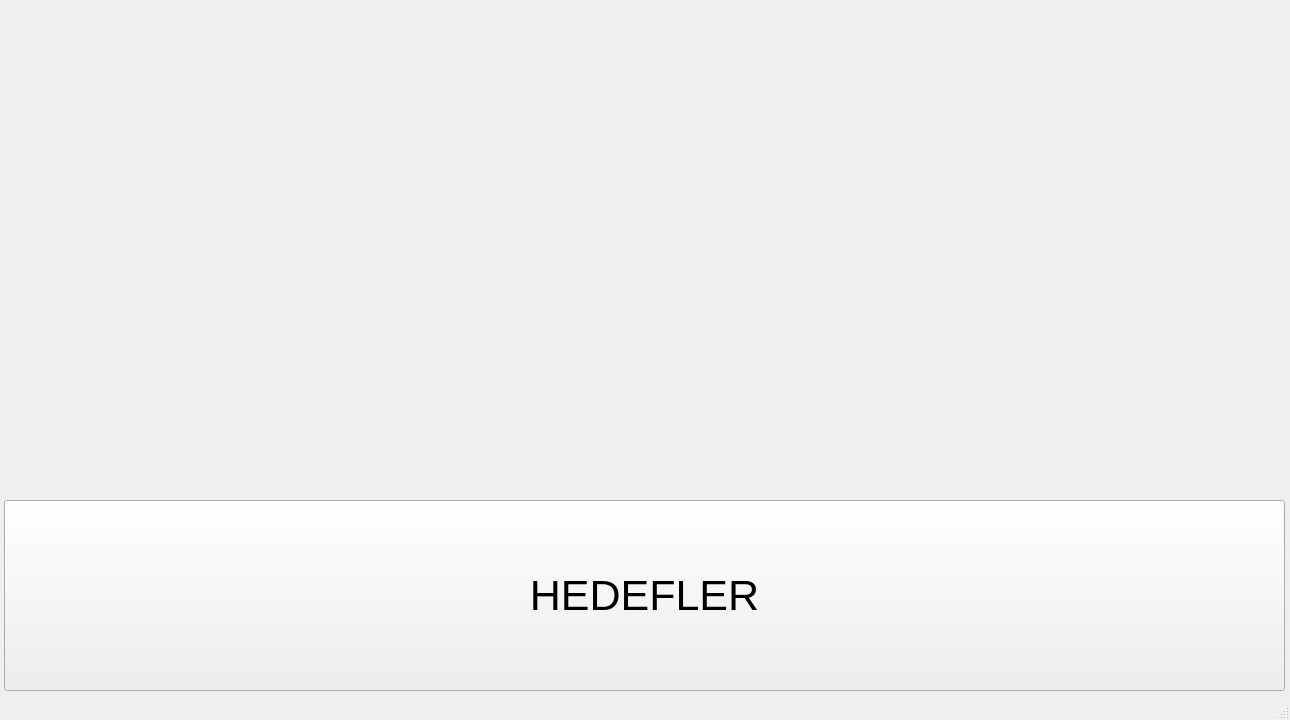
<?xml version="1.0" encoding="UTF-8"?>
<ui version="4.0">
 <class>MainWindow</class>
 <widget class="QMainWindow" name="MainWindow">
  <property name="geometry">
   <rect>
    <x>0</x>
    <y>0</y>
    <width>1290</width>
    <height>720</height>
   </rect>
  </property>
  <property name="sizePolicy">
   <sizepolicy hsizetype="Fixed" vsizetype="Fixed">
    <horstretch>0</horstretch>
    <verstretch>0</verstretch>
   </sizepolicy>
  </property>
  <property name="minimumSize">
   <size>
    <width>1290</width>
    <height>720</height>
   </size>
  </property>
  <property name="maximumSize">
   <size>
    <width>1290</width>
    <height>720</height>
   </size>
  </property>
  <property name="baseSize">
   <size>
    <width>0</width>
    <height>0</height>
   </size>
  </property>
  <property name="windowTitle">
   <string>Saldırı Ekranı - AEROKOU</string>
  </property>
  <widget class="QWidget" name="centralwidget">
   <widget class="QPushButton" name="pushButton">
    <property name="geometry">
     <rect>
      <x>4</x>
      <y>500</y>
      <width>1281</width>
      <height>191</height>
     </rect>
    </property>
    <property name="font">
     <font>
      <pointsize>32</pointsize>
     </font>
    </property>
    <property name="text">
     <string>HEDEFLER</string>
    </property>
   </widget>
   <widget class="QLabel" name="video_label1">
    <property name="geometry">
     <rect>
      <x>5</x>
      <y>5</y>
      <width>640</width>
      <height>480</height>
     </rect>
    </property>
    <property name="sizePolicy">
     <sizepolicy hsizetype="Fixed" vsizetype="Fixed">
      <horstretch>0</horstretch>
      <verstretch>0</verstretch>
     </sizepolicy>
    </property>
    <property name="minimumSize">
     <size>
      <width>640</width>
      <height>480</height>
     </size>
    </property>
    <property name="maximumSize">
     <size>
      <width>640</width>
      <height>480</height>
     </size>
    </property>
    <property name="baseSize">
     <size>
      <width>640</width>
      <height>480</height>
     </size>
    </property>
    <property name="text">
     <string/>
    </property>
   </widget>
   <widget class="QLabel" name="video_label2">
    <property name="geometry">
     <rect>
      <x>645</x>
      <y>5</y>
      <width>640</width>
      <height>480</height>
     </rect>
    </property>
    <property name="sizePolicy">
     <sizepolicy hsizetype="Fixed" vsizetype="Fixed">
      <horstretch>0</horstretch>
      <verstretch>0</verstretch>
     </sizepolicy>
    </property>
    <property name="minimumSize">
     <size>
      <width>640</width>
      <height>480</height>
     </size>
    </property>
    <property name="maximumSize">
     <size>
      <width>640</width>
      <height>480</height>
     </size>
    </property>
    <property name="baseSize">
     <size>
      <width>640</width>
      <height>480</height>
     </size>
    </property>
    <property name="text">
     <string/>
    </property>
   </widget>
  </widget>
  <widget class="QStatusBar" name="statusbar"/>
 </widget>
 <resources/>
 <connections/>
</ui>
